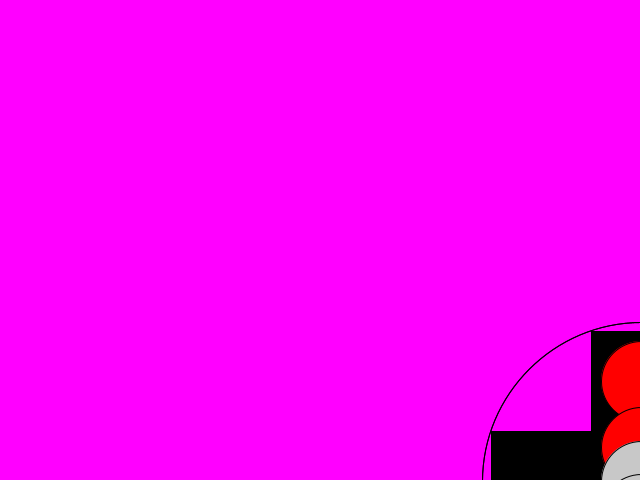
Frame 1 (no input)
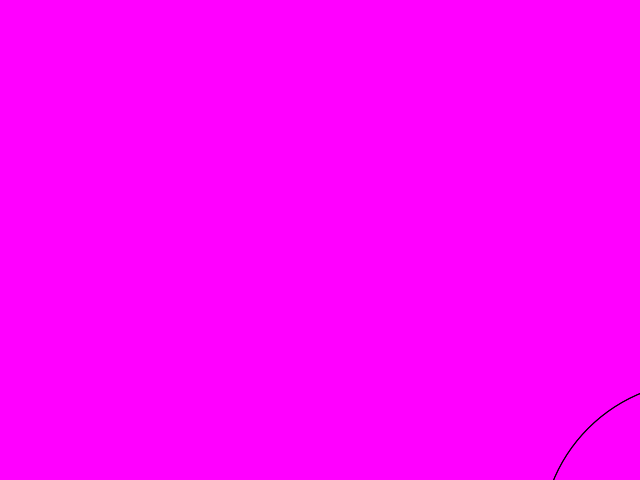
Frame 60 (the mouse pressed at the canvas centre just before this capture)
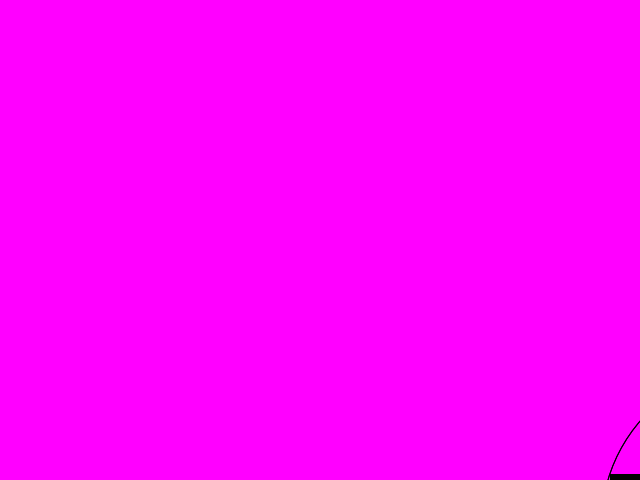
Frame 120 (the mouse held since frame 60 and released just before this capture)

The Processing sketch that drew these frames (run headless with seeded random() and noise(); from frame 60 on, the mouse is pressed at the canvas centre):

// Processing sketch: semaforo
// ── semaforo.pde
int horizontalSize = 640;
int verticalSize = 480;
final color white = color (255, 255, 255);
final color black = color (0, 0, 0);
final color red = color (255, 0, 0);
final color green = color (0, 255, 0);
final color blue = color (0, 0, 255);
final color yellow = color (255, 255, 0);
final color magenta = color (255, 0, 255);
final color cyan = color (0, 255, 255);
final color darkGrey = color (100);
final color lightGrey = color (200);

class Light {
  float x;
  float y;
  float r;
  color c;
  boolean on;
  float vx;
  float vy;
  float period;
  float start;
  float duration;
  
  Light (float x, float y, float r, color c, float period, float start, float duration){
    this.x = x;
    this.y = y;
    this.r = r;
    this.c = c;
    this.on = false;
    this.vx = 0;
    this.vy = 0;
    this.period = period;
    this.start = start;
    this.duration = duration;
  }
  
  void draw (){
    fill (on ? c : lightGrey);
    circle (x, y, 2*r);
    
  }
  
    void drawAt (float t){
    fill (isOn (t)? c : lightGrey);
    circle (x, y, 2*r);
    
  }
  
  boolean isOn (float t){
    float t1 = t%period;
    return start <= t1 && t1 < start + duration;
  }
  
  void move (){
    x += vx;
    y += vy;
  }
  
  void start (float vx, float vy){
    this.vx = vx;
    this.vy = vy; 
  }
  
}

Light myLight;

class TrafficLights {
  float x; //centro do retangulo
  float y;
  float w;
  float h; 
  color c; 
  float r;
  float a;
  float radius; // raio do semaforo
  Light[] lights;
  float vx;
  float vy;
  float va;
  float period;
  
  
  TrafficLights (float x, float y, float w, float h, color c, float r, float period, float[] starts, float[] durations){
    this.x = x;
    this.y = y;
    this.w = w;
    this.h = h;
    this.c = c;
    this.r = r;
    this.a = 0;
    this.radius = sqrt (w*w/4 + h*h/4);
    this.lights = new Light [3]; 
    this.lights[0] = new Light (0, 0 - h/3, r, red, period, starts[0], durations[0]);
    this.lights[1] = new Light (0, 0, r, yellow, period, starts [1], durations [1]);
    this.lights[2] = new Light (0, 0 + h/3, r, green, period, starts[2], durations[2]);
    this.vx = 0;
    this.vy = 0;
    this.va = 0;
  }
  
  void draw (){
    pushMatrix ();
    translate (x, y);
    rotate (a);
    fill (c);
    rectMode(CENTER);
    rect (0, 0, w, h);
    for (int i = 0; i < 3; i++)
      lights[i].drawAt(frameCount/60);
    noFill ();
    circle (0, 0, 2*radius);
    popMatrix();
  }
  
   void move (){
    x += vx;
    y += vy;
    a += va;
  }
  
  void start (float vx, float vy, float va){
    this.vx = vx;
    this.vy = vy; 
    this.va = va;
  }
  
  void acelerateRotation (float da){
    this.va += da;
  }
  
  boolean inside(){
  return x + radius <= width && x - radius >= 0 && y + radius <= height && y - radius >= 0;
  }
}

TrafficLights tl;

class Spinner {
  TrafficLights t1;
  TrafficLights t2;
  float[] durations = {5, 2, 3};
  float period = 10;
  float[] starts = {0, 5, 7};
  float x; //centro do retangulo
  float y;
  float w;
  float h; 
  color c; 
  float r;
  float a;
  float radius; // raio do semaforo
  float vx;
  float vy;
  float va;
  


  
  Spinner (float x, float y, float w, float h, color c, float r, float period, float[] starts, float[] durations){
    this.t1 = new TrafficLights (width/2, height/2, 100, 300, black, 40, period, starts, durations);
    this.t2 = new TrafficLights (width/2, height/2, 300, 100, black, 40, period, starts, durations);
    this.x = x;
    this.y = y;
    this.w = w;
    this.h = h;
    this.a = 0;
    this.c = c;
    this.radius = sqrt (w*w/4 + h*h/4);
    this.vx = 0;
    this.vy = 0;
    this.va = 0;
  }
  
  void draw (){
    pushMatrix ();
    pushMatrix();
    translate (x, y);
    t1.draw ();
    t2.draw();
    rotate (a);
    popMatrix();
    popMatrix();
  }
  
   void move (){
    x += vx;
    y += vy;
    a += va;
  }
  
  void start (float vx, float vy, float va){
    this.vx = vx;
    this.vy = vy; 
    this.va = va;
  }
  
  void acelerateRotation (float da){
    this.va += da;
  }
}

Spinner s;




void settings (){
  size(horizontalSize, verticalSize);
}

void setup (){
  float[] durations = {5, 2, 3};
  float period = 10;
  float[] starts = {0, 5, 7};
  s = new Spinner (width/2, height/2, 100, 300, black, 40, period, starts, durations);
  float vx0 = 1; //tornar aleatorio
  float vy0 =1;
  s.start (vx0, vy0, PI/180); 
  //tempo das luzes com novos arrays dutaion e start
}

void keyPressed (){
  if (key == 'a')
    s.start (s.vx, -s.vy, s.va + PI/180);  //alterar para as setas 
  else if (key == 'd')
    s.start (s.vx, -s.vy, s.va - PI/180);        
}

void update(){
  s.move ();
  if (s.x + s.radius >= width) 
    s.start (-s.vx, s.vy, s.va);
  else if (s.x - s.radius <= 0)
    s.start (s.vx, s.vy, s.va);   
  if (s.y + s.radius >= height) 
    s.start (s.vx, -s.vy, s.va);
  else if (s.y - s.radius <= 0)
    s.start (s.vx, s.vy, s.va);   
  
}

void draw(){
  update ();
  background (magenta);
  s.draw();

}
